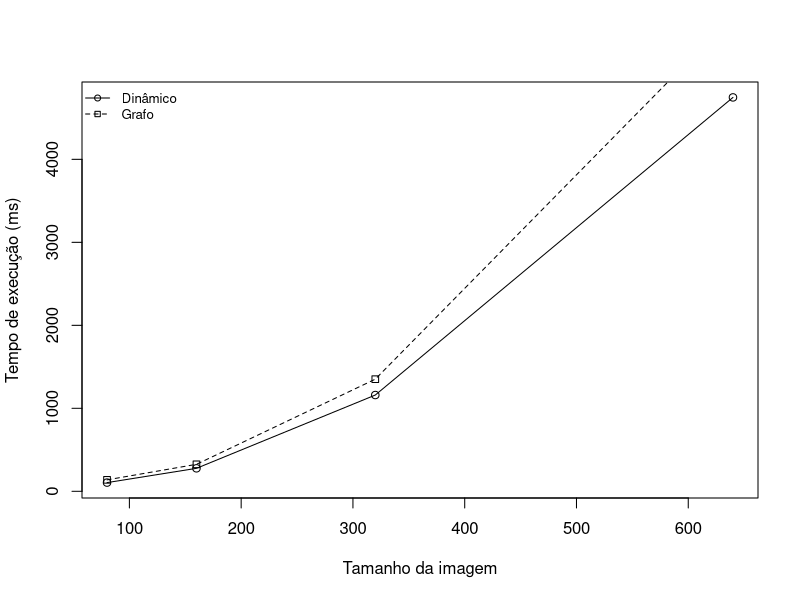
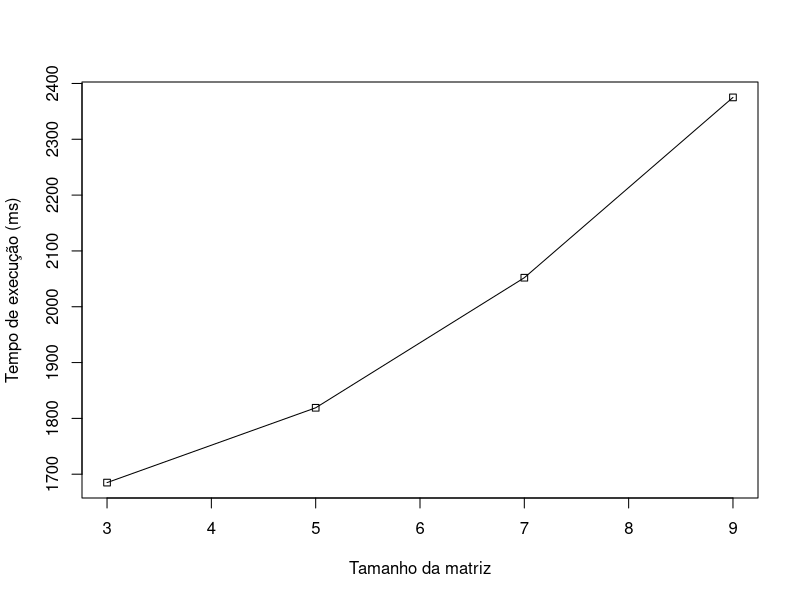

These figures' R source, in order:

# Dimension
t <- read.table("dimension.csv", header=FALSE, sep=';')
pdf(file="dimension.pdf", height=5, width=5)
plot(t[,1], t[,2],  type="o", pch=21, lty=1, xlab="Tamanho da imagem", ylab="Tempo de execução (ms)")
lines(t[,1], t[,3], type="o", pch=22, lty=2)
legend("topleft", c("Dinâmico", "Grafo"), cex=0.8, lty=1:2, pch=21:22, lwd=1, bty="n")
dev.off()

# Convolution
t <- read.table("convolution.csv", header=FALSE, sep=';')
pdf(file="convolution.pdf", height=5, width=5)
plot(t[,1], t[,2],  type="o", pch=22, lty=1, xlab="Tamanho da matriz", ylab="Tempo de execução (ms)")
dev.off()
